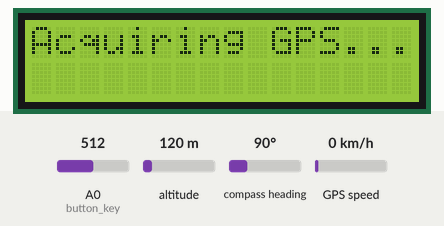
Simulated run of this sketch. Board: Arduino Uno, built with avr-gcc and run on an emulated ATmega328P. Shown: 16×2 character LCD. The test bench sets the inputs (shaded band); at power-on: A0 (button_key) = 512, altitude 120 m, compass heading 90°, GPS speed 0 km/h. The GPS gets a fix after 3 s at 37.7749, -122.4194 with 8 satellites.

Above: at 1.2 s.
1.3 s: A0 (button_key) set to 585
At 4.3 s:
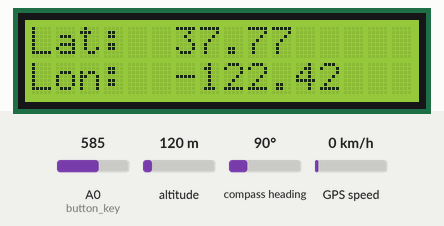
4.6 s: A0 (button_key) set to 610
At 5.9 s:
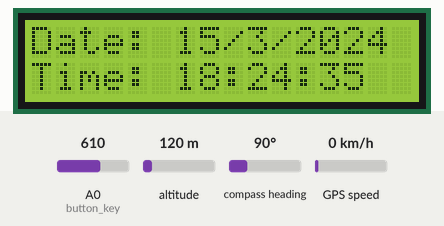
Timing chart, 0 to 7.6 s (numbered marks = the images above; inputs shaded):
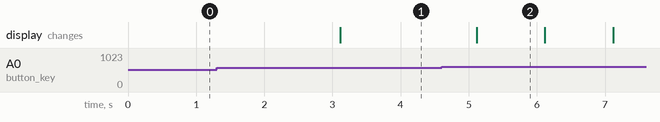

Measured:
- the behaviour switches between 600 and 601 on A0 (button_key) (found by bisection; images 1 and 2)
- after the input at 4.6 s, the display: changes after 0.52 s (image 2)
- what the display in image 2 shows lasts 1.0 s, from 5.1 s to 6.1 s

The sketch:

skm53_gps.ino
```cpp
//How to use SKM53 GPS Shieldwith Arduino or CT-UNO
//More infor available at http://tutorial.cytron.com.my/

#include <LiquidCrystal.h>
#include <SoftwareSerial.h>
#include <TinyGPS.h>

LiquidCrystal lcd (8,9,4,5,6,7);  //pin initialization for lcd
SoftwareSerial ss(2,3);           //software serial pin for skm53 shield
TinyGPS gps;

const int button_key=A0;          //button pin for lcd keypad shield

//variables for gps
boolean newData=false;
float flat,flon;
int year;byte month,day,hour,minute,second;

boolean state=0;

void setup()
{
  pinMode(button_key,INPUT);
  lcd.begin(16,2);
  lcd.print("Acquiring GPS...");
  ss.begin(9600);
}

void loop()
{
  if(analogRead(button_key)>600&&analogRead(button_key)<650)    //read the lcd keypad button
  state^=1;

  while(ss.available())
  {
    char c=ss.read();
    if(gps.encode(c))
    {
      newData=true;
      gps.f_get_position(&flat,&flon);
      gps.crack_datetime(&year,&month,&day,&hour,&minute,&second);
      hour=hour+8;           //hour +8 for GMT+8 time zone
    }
  }

  if(newData)
  {
    lcd.clear();
    if(state==0)              //display latitude and longitude
    {
      lcd.setCursor(0,0);
      lcd.print("Lat:");
      lcd.setCursor(6,0);
      lcd.print(flat);

      lcd.setCursor(0,1);
      lcd.print("Lon:");
      lcd.setCursor(6,1);
      lcd.print(flon);
    }
    else if(state==1)        //display date and time
    {
      lcd.setCursor(0,0);
      lcd.print("Date:");
      lcd.setCursor(6,0);
      lcd.print(day);
      lcd.print("/");
      lcd.print(month);
      lcd.print("/");
      lcd.print(year);

      lcd.setCursor(0,1);
      lcd.print("Time:");
      lcd.setCursor(6,1);
      lcd.print(hour);
      lcd.print(":");
      lcd.print(minute);
      lcd.print(":");
      lcd.print(second);
    }
    newData=false;
    delay(10);
  }
}
```
